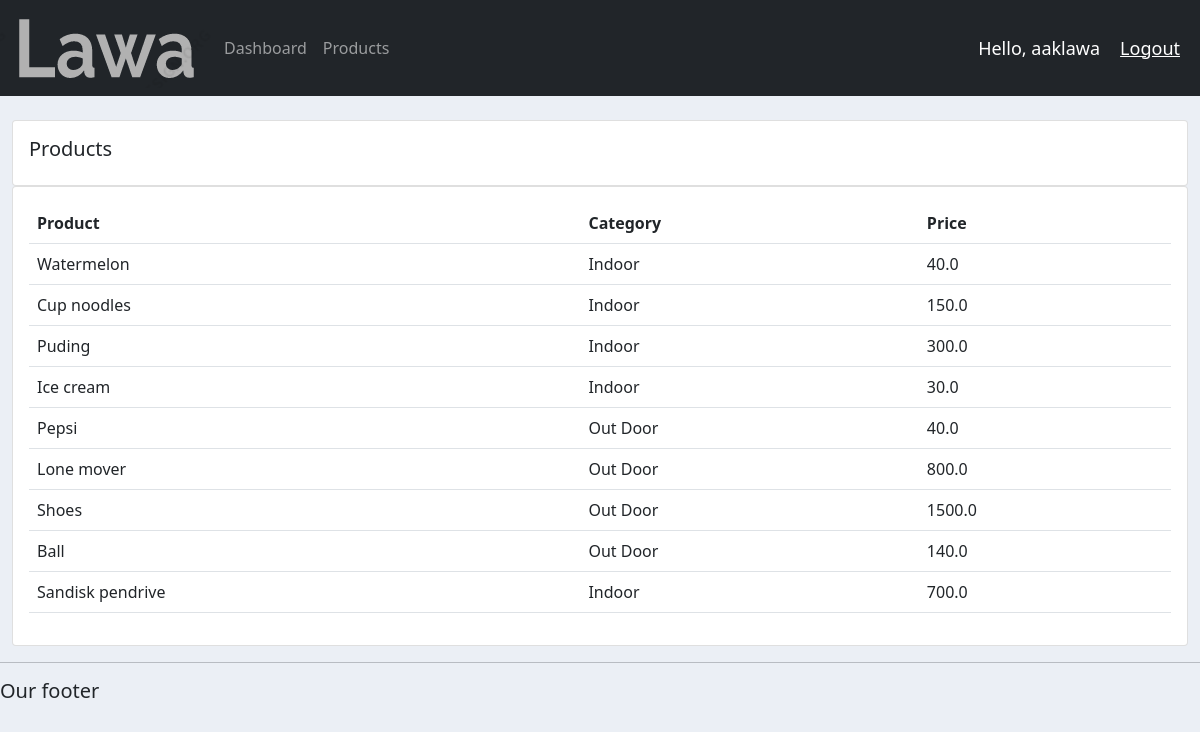
/products/ (signed in), run on the app's committed database.
### accounts/models.py (models this page shows, shortened)
class Product(models.Model):
	CATEGORY = (
			('Indoor', 'Indoor'),
			('Out Door', 'Out Door'),
			)
	name = models.CharField(max_length=200, null=True)
	price = models.FloatField(null=True)
	category = models.CharField(max_length=200, null=True, choices=CATEGORY)
	description = models.CharField(max_length=200, null=True, blank=True)
	date_created = models.DateTimeField(auto_now_add=True, null=True)
	tags = models.ManyToManyField(Tag)

### accounts/decorators.py (the view)
		def wrapper_func(request, *args, **kwargs):
			group = None
			if request.user.groups.exists():
				group = request.user.groups.all()[0].name
			if group in allowed_roles:
				return view_func(request, *args, **kwargs)
			else:
				return HttpResponse('You are not authorized to view this page')

### accounts/views.py (called while the page is built)
@login_required(login_url='login')
@allowed_users(allowed_roles=['admin'])
def products(request):
	products = Product.objects.all()
	return render(request, 'accounts/products.html', {'products':products})

### accounts/templates/accounts/products.html
{%  extends 'accounts/main.html' %}
{% block content %}
		<br>
		<div class="row">
			<div class="col-md">
				<div class="card card-body">
					<h5>Products</h5>
				</div>
				<div class="card card-body">
					<table class="table">
						<tr>
							<th>Product</th>
							<th>Category</th>
							<th>Price</th>
						</tr>
						{% for i in products %}
							<tr>
								<td>{{i.name}}</td>
								<td>{{i.category}}</td>
								<td>{{i.price}}</td>
							</tr>
						{% endfor %}
					</table>
				</div>
			</div>
		</div>
{% endblock content %}

### accounts/templates/accounts/main.html (shortened to what this page needs)
{% load static %}
<!DOCTYPE html>
<html>
<head>
	<link rel="stylesheet" href="https://cdn.jsdelivr.net/npm/bootstrap@5.0.2/dist/css/bootstrap.min.css">
	<link rel="stylesheet" type="text/css" href="{% static '/css/main.css' %}">
</head>
<body>
	{%  include 'accounts/navbar.html' %}
	<div class="container-fluid">
	{% block content %}
	{% endblock %}
    </div>
	<hr>
	<h5>Our footer</h5>
</body>
</html>

### accounts/templates/accounts/navbar.html (shortened to what this page needs)
{% load static %}
<nav class="navbar navbar-expand-lg navbar-dark bg-dark">
 <img src="{% static 'images/logo.png' %}">
  <div class="collapse navbar-collapse" id="navbarNav">
    <ul class="navbar-nav">
      {% if request.user.is_staff %}
      <li class="nav-item active">
        <a class="nav-link" href="{% url 'home' %}">Dashboard</a>
      </li>
      <li class="nav-item">
        <a class="nav-link" href="{% url 'products' %}">Products</a>
      </li>
      {% else %}
       <li class="nav-item">
        <a class="nav-link" href="{% url 'account' %}">Settings</a>
      </li>
      {% endif %}
    </ul>
  </div>
  <span class="hello-msg">Hello, {{request.user}}</span>
  <span ><a  class="hello-msg" href="{% url 'logout' %}">Logout</a></span>
</nav>

### static/css/main.css (style rules this page uses)
body { background-color: #ebeff5; }

### accounts/templates/accounts/navbar.html (style rules this page uses)
.hello-msg { font-size: 18px; color: #fff; margin-right: 20px; }

### data on the page
Product: name "Watermelon", category "Indoor", price "40.0"
Product: name "Cup noodles", category "Indoor", price "150.0"
Product: name "Puding", category "Indoor", price "300.0"
Product: name "Ice cream", category "Indoor", price "30.0"
Product: name "Pepsi", category "Out Door", price "40.0"
Product: name "Lone mover", category "Out Door", price "800.0"
Product: name "Shoes", category "Out Door", price "1500.0"
Product: name "Ball", category "Out Door", price "140.0"
Product: name "Sandisk pendrive", category "Indoor", price "700.0"

### other printed values
{{ request.user }} "aaklawa"
